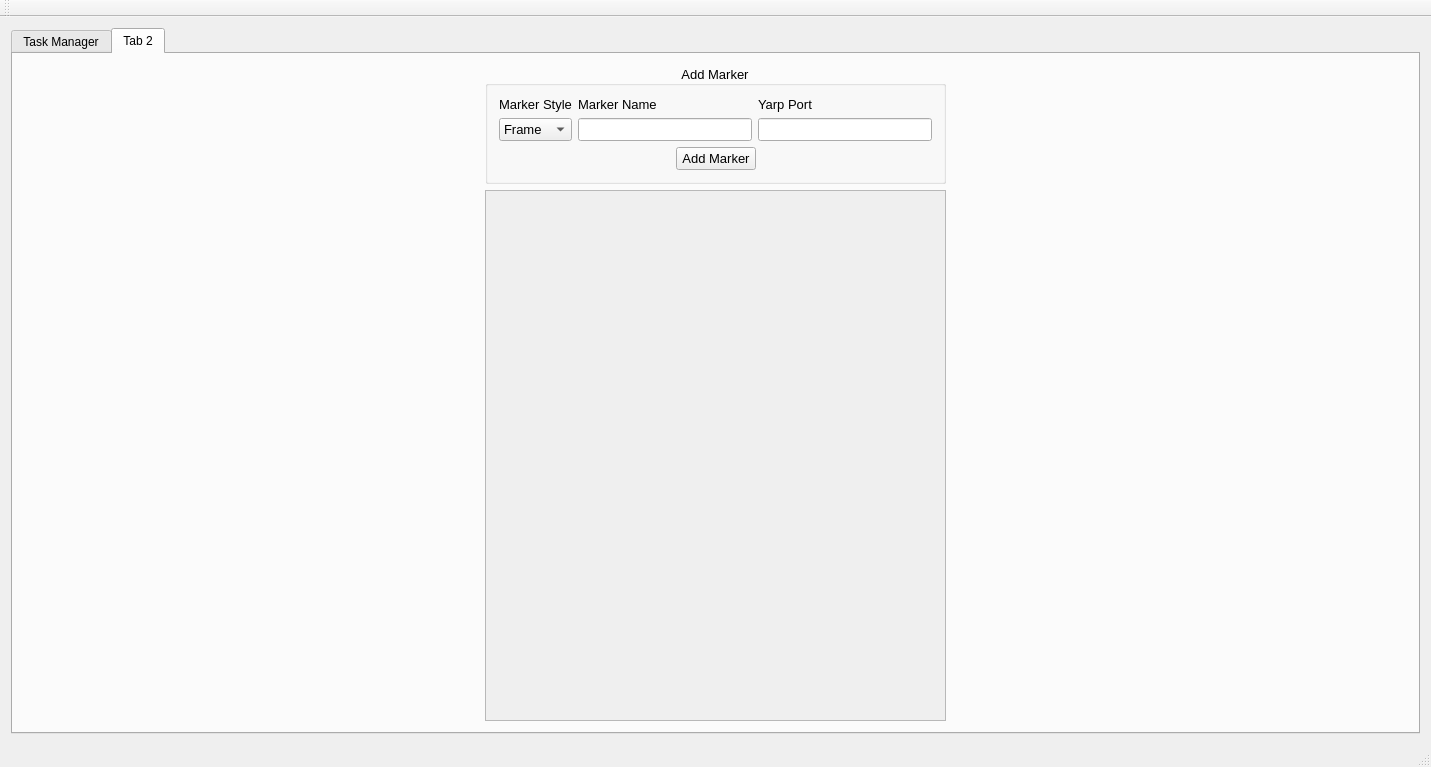
<?xml version="1.0" encoding="UTF-8"?>
<ui version="4.0">
 <class>MainWindow</class>
 <widget class="QMainWindow" name="MainWindow">
  <property name="geometry">
   <rect>
    <x>0</x>
    <y>0</y>
    <width>1431</width>
    <height>732</height>
   </rect>
  </property>
  <property name="windowTitle">
   <string>MainWindow</string>
  </property>
  <widget class="QWidget" name="centralWidget">
   <layout class="QVBoxLayout" name="verticalLayout">
    <item>
     <widget class="QTabWidget" name="tasksTab">
      <property name="currentIndex">
       <number>1</number>
      </property>
      <widget class="QWidget" name="tab">
       <attribute name="title">
        <string>Task Manager</string>
       </attribute>
       <layout class="QVBoxLayout" name="verticalLayout_3">
        <item>
         <layout class="QHBoxLayout" name="horizontalLayout">
          <item>
           <widget class="QPushButton" name="yarpCleanButton">
            <property name="text">
             <string>yarp clean</string>
            </property>
           </widget>
          </item>
          <item>
           <spacer name="horizontalSpacer_2">
            <property name="orientation">
             <enum>Qt::Horizontal</enum>
            </property>
            <property name="sizeType">
             <enum>QSizePolicy::Preferred</enum>
            </property>
            <property name="sizeHint" stdset="0">
             <size>
              <width>40</width>
              <height>20</height>
             </size>
            </property>
           </spacer>
          </item>
          <item>
           <widget class="QLabel" name="connectionStatusLabel">
            <property name="sizePolicy">
             <sizepolicy hsizetype="Preferred" vsizetype="Maximum">
              <horstretch>0</horstretch>
              <verstretch>0</verstretch>
             </sizepolicy>
            </property>
            <property name="font">
             <font>
              <family>Sans Serif</family>
              <pointsize>13</pointsize>
             </font>
            </property>
            <property name="text">
             <string>Connection Status</string>
            </property>
            <property name="alignment">
             <set>Qt::AlignCenter</set>
            </property>
           </widget>
          </item>
          <item>
           <spacer name="horizontalSpacer">
            <property name="orientation">
             <enum>Qt::Horizontal</enum>
            </property>
            <property name="sizeHint" stdset="0">
             <size>
              <width>40</width>
              <height>20</height>
             </size>
            </property>
           </spacer>
          </item>
         </layout>
        </item>
        <item>
         <layout class="QHBoxLayout" name="mainLayout">
          <item>
           <widget class="QGroupBox" name="groupBox">
            <property name="sizePolicy">
             <sizepolicy hsizetype="MinimumExpanding" vsizetype="MinimumExpanding">
              <horstretch>0</horstretch>
              <verstretch>0</verstretch>
             </sizepolicy>
            </property>
            <property name="minimumSize">
             <size>
              <width>0</width>
              <height>500</height>
             </size>
            </property>
            <property name="maximumSize">
             <size>
              <width>250</width>
              <height>16777215</height>
             </size>
            </property>
            <property name="title">
             <string>Current Tasks</string>
            </property>
            <property name="alignment">
             <set>Qt::AlignCenter</set>
            </property>
            <layout class="QVBoxLayout" name="verticalLayout_2">
             <item>
              <widget class="QScrollArea" name="scrollArea">
               <property name="widgetResizable">
                <bool>true</bool>
               </property>
               <widget class="QWidget" name="scrollAreaWidgetContents">
                <property name="geometry">
                 <rect>
                  <x>0</x>
                  <y>0</y>
                  <width>224</width>
                  <height>457</height>
                 </rect>
                </property>
                <layout class="QGridLayout" name="gridLayout">
                 <item row="0" column="0">
                  <layout class="QVBoxLayout" name="taskButtonLayout"/>
                 </item>
                </layout>
               </widget>
              </widget>
             </item>
            </layout>
           </widget>
          </item>
          <item>
           <widget class="QFrame" name="taskWidgetFrame">
            <property name="sizePolicy">
             <sizepolicy hsizetype="MinimumExpanding" vsizetype="MinimumExpanding">
              <horstretch>0</horstretch>
              <verstretch>0</verstretch>
             </sizepolicy>
            </property>
            <property name="frameShape">
             <enum>QFrame::StyledPanel</enum>
            </property>
            <property name="frameShadow">
             <enum>QFrame::Raised</enum>
            </property>
            <layout class="QGridLayout" name="gridLayout_2">
             <item row="0" column="0">
              <widget class="QScrollArea" name="scrollArea_2">
               <property name="widgetResizable">
                <bool>true</bool>
               </property>
               <widget class="QWidget" name="scrollAreaWidgetContents_2">
                <property name="geometry">
                 <rect>
                  <x>0</x>
                  <y>0</y>
                  <width>1111</width>
                  <height>432</height>
                 </rect>
                </property>
                <layout class="QGridLayout" name="gridLayout_4">
                 <item row="0" column="0">
                  <layout class="QGridLayout" name="taskWidgetLayout"/>
                 </item>
                </layout>
               </widget>
              </widget>
             </item>
            </layout>
           </widget>
          </item>
         </layout>
        </item>
        <item>
         <widget class="QLabel" name="infoLabel">
          <property name="sizePolicy">
           <sizepolicy hsizetype="Preferred" vsizetype="Maximum">
            <horstretch>0</horstretch>
            <verstretch>0</verstretch>
           </sizepolicy>
          </property>
          <property name="maximumSize">
           <size>
            <width>16777215</width>
            <height>20</height>
           </size>
          </property>
          <property name="text">
           <string>Information:</string>
          </property>
         </widget>
        </item>
        <item>
         <widget class="QTextEdit" name="userInformation">
          <property name="font">
           <font>
            <pointsize>11</pointsize>
           </font>
          </property>
         </widget>
        </item>
        <item>
         <widget class="QPushButton" name="clearInfoButton">
          <property name="text">
           <string>Clear</string>
          </property>
         </widget>
        </item>
       </layout>
      </widget>
      <widget class="QWidget" name="tab_2">
       <attribute name="title">
        <string>Tab 2</string>
       </attribute>
       <layout class="QGridLayout" name="gridLayout_3" columnstretch="0,0,0">
        <item row="0" column="1">
         <widget class="QGroupBox" name="groupBox_2">
          <property name="font">
           <font>
            <pointsize>10</pointsize>
           </font>
          </property>
          <property name="title">
           <string>Add Marker</string>
          </property>
          <property name="alignment">
           <set>Qt::AlignCenter</set>
          </property>
          <layout class="QVBoxLayout" name="verticalLayout_7">
           <item>
            <layout class="QHBoxLayout" name="horizontalLayout_2">
             <item>
              <layout class="QVBoxLayout" name="verticalLayout_4">
               <item>
                <widget class="QLabel" name="label">
                 <property name="text">
                  <string>Marker Style</string>
                 </property>
                </widget>
               </item>
               <item>
                <widget class="QComboBox" name="comboBox">
                 <item>
                  <property name="text">
                   <string>Frame</string>
                  </property>
                 </item>
                 <item>
                  <property name="text">
                   <string>Sphere</string>
                  </property>
                 </item>
                </widget>
               </item>
              </layout>
             </item>
             <item>
              <layout class="QVBoxLayout" name="verticalLayout_5">
               <item>
                <widget class="QLabel" name="label_2">
                 <property name="text">
                  <string>Marker Name</string>
                 </property>
                </widget>
               </item>
               <item>
                <widget class="QLineEdit" name="lineEdit"/>
               </item>
              </layout>
             </item>
             <item>
              <layout class="QVBoxLayout" name="verticalLayout_6">
               <item>
                <widget class="QLabel" name="label_3">
                 <property name="text">
                  <string>Yarp Port</string>
                 </property>
                </widget>
               </item>
               <item>
                <widget class="QLineEdit" name="lineEdit_2"/>
               </item>
              </layout>
             </item>
            </layout>
           </item>
           <item>
            <layout class="QHBoxLayout" name="horizontalLayout_3">
             <item>
              <spacer name="horizontalSpacer_3">
               <property name="orientation">
                <enum>Qt::Horizontal</enum>
               </property>
               <property name="sizeHint" stdset="0">
                <size>
                 <width>40</width>
                 <height>20</height>
                </size>
               </property>
              </spacer>
             </item>
             <item>
              <widget class="QPushButton" name="pushButton">
               <property name="text">
                <string>Add Marker</string>
               </property>
              </widget>
             </item>
             <item>
              <spacer name="horizontalSpacer_4">
               <property name="orientation">
                <enum>Qt::Horizontal</enum>
               </property>
               <property name="sizeHint" stdset="0">
                <size>
                 <width>40</width>
                 <height>20</height>
                </size>
               </property>
              </spacer>
             </item>
            </layout>
           </item>
          </layout>
         </widget>
        </item>
        <item row="0" column="0">
         <spacer name="horizontalSpacer_5">
          <property name="orientation">
           <enum>Qt::Horizontal</enum>
          </property>
          <property name="sizeHint" stdset="0">
           <size>
            <width>40</width>
            <height>20</height>
           </size>
          </property>
         </spacer>
        </item>
        <item row="0" column="2">
         <spacer name="horizontalSpacer_6">
          <property name="orientation">
           <enum>Qt::Horizontal</enum>
          </property>
          <property name="sizeHint" stdset="0">
           <size>
            <width>40</width>
            <height>20</height>
           </size>
          </property>
         </spacer>
        </item>
        <item row="1" column="1">
         <widget class="QScrollArea" name="scrollArea_3">
          <property name="widgetResizable">
           <bool>true</bool>
          </property>
          <widget class="QWidget" name="scrollAreaWidgetContents_3">
           <property name="geometry">
            <rect>
             <x>0</x>
             <y>0</y>
             <width>457</width>
             <height>481</height>
            </rect>
           </property>
          </widget>
         </widget>
        </item>
        <item row="1" column="0">
         <spacer name="horizontalSpacer_7">
          <property name="orientation">
           <enum>Qt::Horizontal</enum>
          </property>
          <property name="sizeHint" stdset="0">
           <size>
            <width>40</width>
            <height>20</height>
           </size>
          </property>
         </spacer>
        </item>
        <item row="1" column="2">
         <spacer name="horizontalSpacer_8">
          <property name="orientation">
           <enum>Qt::Horizontal</enum>
          </property>
          <property name="sizeHint" stdset="0">
           <size>
            <width>40</width>
            <height>20</height>
           </size>
          </property>
         </spacer>
        </item>
       </layout>
      </widget>
     </widget>
    </item>
   </layout>
  </widget>
  <widget class="QMenuBar" name="menuBar">
   <property name="geometry">
    <rect>
     <x>0</x>
     <y>0</y>
     <width>1431</width>
     <height>19</height>
    </rect>
   </property>
  </widget>
  <widget class="QToolBar" name="mainToolBar">
   <attribute name="toolBarArea">
    <enum>TopToolBarArea</enum>
   </attribute>
   <attribute name="toolBarBreak">
    <bool>false</bool>
   </attribute>
  </widget>
  <widget class="QStatusBar" name="statusBar"/>
 </widget>
 <layoutdefault spacing="6" margin="11"/>
 <resources/>
 <connections/>
</ui>
